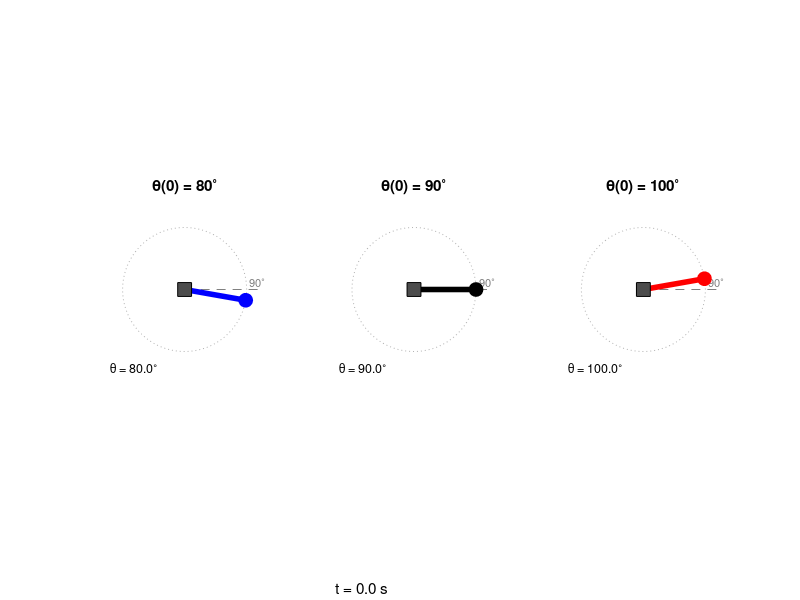

This chart was generated by the following MATLAB code: (Note: this script raises an error after producing the figure.)
% KT1 - robot kolunun 2D animasyonu (acik cevrim, u = ueq sabit)
% Uc durum yan yana: theta(0) = 80, 90, 100 derece
% Ekranda oynatir ve sekiller/kt1_animasyon.gif olarak kaydeder

clear; clc; close all;

% Parametreler (kt1.m ile ayni)
Jm = 0.01; b = 0.1; K = 0.01; R = 1; L = 0.5;
m = 0.05; l = 0.1; g = 9.81;
J = Jm + m*l^2;
f = @(t,x,u) [ x(2);
               (K*x(3) - b*x(2) - m*g*l*sin(x(1)))/J;
               (u - R*x(3) - K*x(2))/L ];
ieq = m*g*l/K;  ueq = R*ieq;   % theta0 = 90 derece

% Simulasyon: esit aralikli zamanlarda cozum (her kare 0.2 s)
baslangic = [80 90 100];
renk = {'b','k','r'};
t = (0:0.2:60)';
th = zeros(numel(t), 3);
for k = 1:3
    x0 = [deg2rad(baslangic(k)); 0; ieq];
    [~,x] = ode45(@(t,x) f(t,x,ueq), t, x0);
    th(:,k) = x(:,1);
end

% Cizim: theta dik asagidan olculuyor -> uc nokta (l sin, -l cos)
fig = figure('Color','w','Position',[100 100 900 340]);
for k = 1:3
    ax(k) = subplot(1,3,k); hold on; axis equal; axis off;
    axis([-0.13 0.13 -0.13 0.13]);
    plot(0.1*cos(linspace(0,2*pi,100)), 0.1*sin(linspace(0,2*pi,100)), ':', 'Color',[.7 .7 .7]);
    plot([0 0.12],[0 0],'--','Color',[.5 .5 .5]);        % 90 derece (yatay)
    text(0.105,0.012,'90^\circ','Color',[.5 .5 .5],'FontSize',8);
    kol(k)  = plot([0 0],[0 -l],'-','Color',renk{k},'LineWidth',4);
    uc(k)   = plot(0,-l,'o','MarkerSize',10,'MarkerFaceColor',renk{k},'Color',renk{k});
    plot(0,0,'ks','MarkerSize',10,'MarkerFaceColor',[.3 .3 .3]);   % motor
    title(sprintf('\\theta(0) = %d^\\circ', baslangic(k)));
    yazi(k) = text(-0.12,-0.125,'','FontSize',9);
end
zaman = annotation('textbox',[0.42 0.01 0.2 0.06],'String','', ...
    'EdgeColor','none','HorizontalAlignment','center','FontSize',11);

gif = fullfile(fileparts(fileparts(mfilename('fullpath'))),'sekiller','kt1_animasyon.gif');
for n = 1:numel(t)
    for k = 1:3
        xu = l*sin(th(n,k));  yu = -l*cos(th(n,k));
        set(kol(k),'XData',[0 xu],'YData',[0 yu]);
        set(uc(k),'XData',xu,'YData',yu);
        set(yazi(k),'String',sprintf('\\theta = %.1f^\\circ', rad2deg(th(n,k))));
    end
    set(zaman,'String',sprintf('t = %.1f s', t(n)));
    drawnow;
    [img,cmap] = rgb2ind(frame2im(getframe(fig)), 64);
    if n == 1
        imwrite(img,cmap,gif,'gif','LoopCount',Inf,'DelayTime',0.05);
    else
        imwrite(img,cmap,gif,'gif','WriteMode','append','DelayTime',0.05);
    end
end
fprintf('GIF kaydedildi: %s\n', gif);
